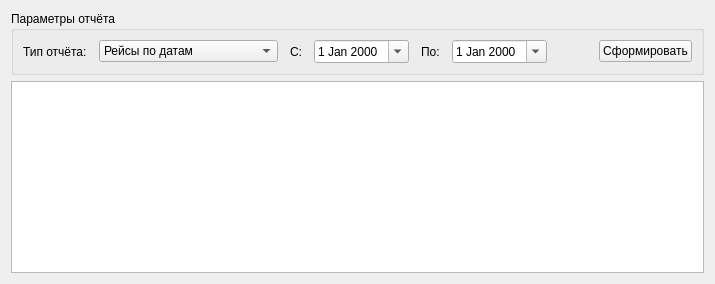
        <widget class="QWidget" name="pageReports">
         <layout class="QVBoxLayout" name="pageReportsLayout">
          <item>
           <widget class="QGroupBox" name="groupReportFilter">
            <property name="title">
             <string>Параметры отчёта</string>
            </property>
            <layout class="QHBoxLayout" name="reportFilterLayout">
             <property name="spacing">
              <number>12</number>
             </property>
             <item>
              <widget class="QLabel" name="labelReportType">
               <property name="text">
                <string>Тип отчёта:</string>
               </property>
              </widget>
             </item>
             <item>
              <widget class="QComboBox" name="comboReportType">
               <item>
                <property name="text">
                 <string>Рейсы по датам</string>
                </property>
               </item>
               <item>
                <property name="text">
                 <string>Продажи билетов</string>
                </property>
               </item>
               <item>
                <property name="text">
                 <string>Загруженность самолётов</string>
                </property>
               </item>
              </widget>
             </item>
             <item>
              <widget class="QLabel" name="labelFrom">
               <property name="text">
                <string>С:</string>
               </property>
              </widget>
             </item>
             <item>
              <widget class="QDateEdit" name="dateFrom">
               <property name="calendarPopup">
                <bool>true</bool>
               </property>
              </widget>
             </item>
             <item>
              <widget class="QLabel" name="labelTo">
               <property name="text">
                <string>По:</string>
               </property>
              </widget>
             </item>
             <item>
              <widget class="QDateEdit" name="dateTo">
               <property name="calendarPopup">
                <bool>true</bool>
               </property>
              </widget>
             </item>
             <item>
              <spacer name="reportSpacer">
               <property name="orientation">
                <enum>Qt::Orientation::Horizontal</enum>
               </property>
               <property name="sizeHint" stdset="0">
                <size>
                 <width>40</width>
                 <height>20</height>
                </size>
               </property>
              </spacer>
             </item>
             <item>
              <widget class="QPushButton" name="btnGenerateReport">
               <property name="text">
                <string>Сформировать</string>
               </property>
              </widget>
             </item>
            </layout>
           </widget>
          </item>
          <item>
           <widget class="QTableWidget" name="tableReport">
            <property name="editTriggers">
             <set>QAbstractItemView::EditTrigger::NoEditTriggers</set>
            </property>
            <property name="alternatingRowColors">
             <bool>true</bool>
            </property>
            <property name="selectionBehavior">
             <enum>QAbstractItemView::SelectionBehavior::SelectRows</enum>
            </property>
            <property name="sortingEnabled">
             <bool>true</bool>
            </property>
           </widget>
          </item>
         </layout>
        </widget>
